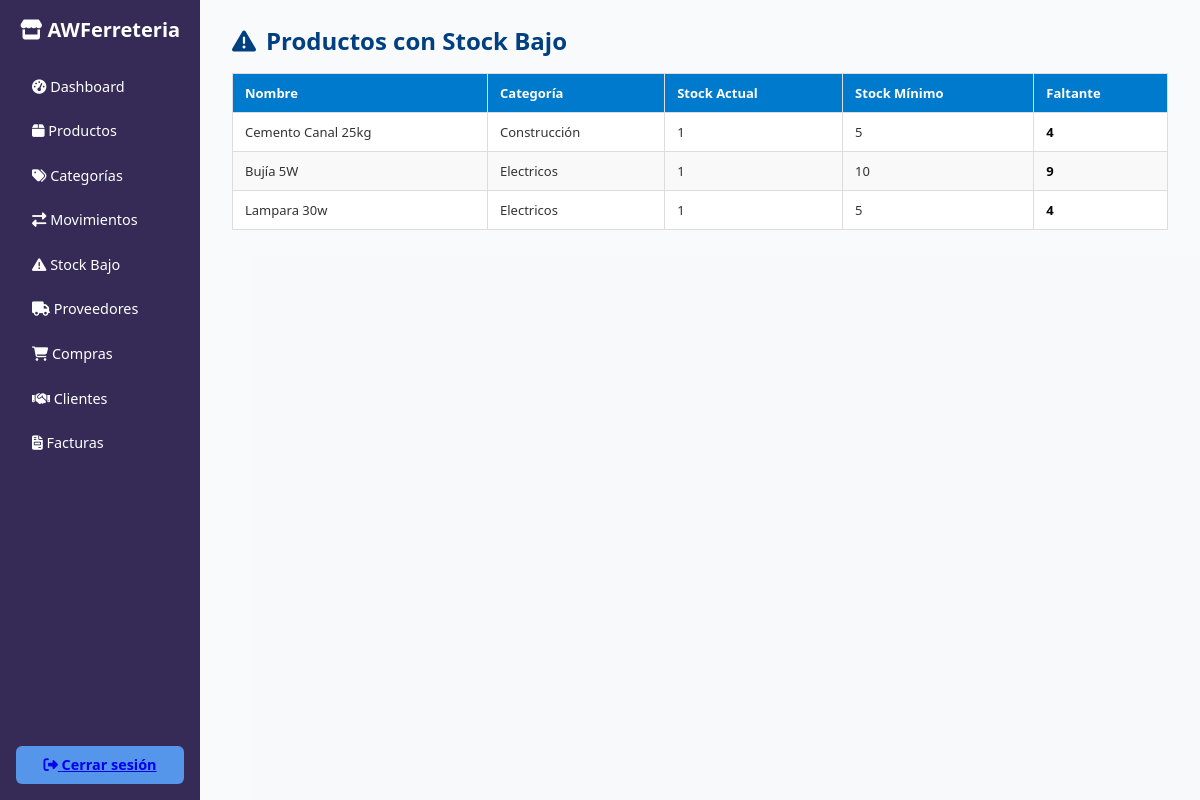
/inventario/stock_bajo.php (signed in), run on an earlier commit of the app's database.
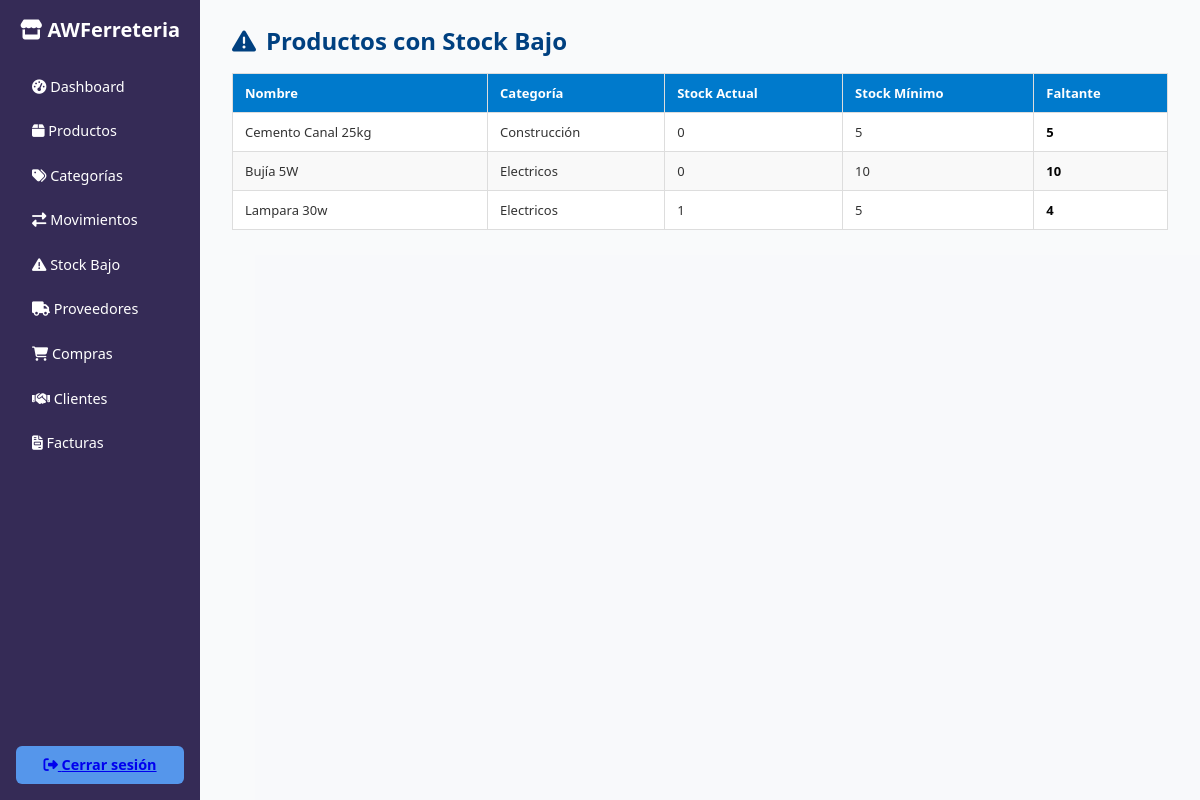
And on a later commit of the database.
### tables this page shows
CREATE TABLE `productos` (
  `idproducto` int(11) NOT NULL,
  `nombre` varchar(150) NOT NULL,
  `idcategoria` int(11) NOT NULL,
  `descripcion` text DEFAULT NULL,
  `stock` int(11) DEFAULT 0,
  `stock_minimo` int(11) DEFAULT 5,
  `precio` decimal(10,2) NOT NULL,
  `activo` bit(1) DEFAULT b'1',
  `usuarioregistra` int(11) DEFAULT NULL,
  `fecharegistro` datetime DEFAULT current_timestamp(),
  `usuarioactualiza` int(11) DEFAULT NULL,
  `fechaactualizacion` datetime DEFAULT NULL
);

CREATE TABLE `categorias` (
  `idcategoria` int(11) NOT NULL,
  `nombre` varchar(100) NOT NULL,
  `activo` bit(1) DEFAULT b'1',
  `usuarioregistra` int(11) DEFAULT NULL,
  `fecharegistro` datetime DEFAULT current_timestamp(),
  `usuarioactualiza` int(11) DEFAULT NULL,
  `fechaactualizacion` datetime DEFAULT NULL
);

### inventario/stock_bajo.php (the view, shortened to what this page needs)
<?php
$conn = getConnection();
$result = $conn->query("SELECT p.*, c.nombre AS categoria FROM productos p LEFT JOIN categorias c ON p.idcategoria = c.idcategoria WHERE p.stock < p.stock_minimo AND p.activo = 1");
$alertas = $result ? $result->fetch_all(MYSQLI_ASSOC) : [];
?>
<!DOCTYPE html>
<html lang="es">
<head>
    <link rel="stylesheet" href="https://cdnjs.cloudflare.com/ajax/libs/font-awesome/6.4.0/css/all.min.css">
</head>
<body>
    <div class="container">
        <?php include('../includes/sidebar_inventario.php'); ?>
        <main class="main-content">
            <h3><i class="fas fa-exclamation-triangle"></i> Productos con Stock Bajo</h3>
            <?php if (empty($alertas)): ?>
                <div class="alert-info">
                    <i class="fas fa-info-circle"></i>
                    <span>No hay alertas de stock bajo en este momento.</span>
                </div>
            <?php else: ?>
                <table>
                    <thead>
                        <tr>
                            <th>Nombre</th>
                            <th>Categoría</th>
                            <th>Stock Actual</th>
                            <th>Stock Mínimo</th>
                            <th>Faltante</th>
                        </tr>
                    </thead>
                    <tbody>
                    <?php foreach ($alertas as $a):
                        $faltante = $a['stock_minimo'] - $a['stock'];
                    ?>
                        <tr>
                            <td><?= htmlspecialchars($a['nombre']) ?></td>
                            <td><?= htmlspecialchars($a['categoria']) ?></td>
                            <td><?= $a['stock'] ?></td>
                            <td><?= $a['stock_minimo'] ?></td>
                            <td style="color: <?= $faltante > $a['stock_minimo'] ? '#dc3545' : '#040404ff'; ?>; font-weight: bold;">
                                <?= $faltante ?>
                            </td>
                        </tr>
                    <?php endforeach; ?>
                    </tbody>
                </table>
            <?php endif; ?>
        </main>
    </div>
</body>
</html>

What changed in the data, as far as the page shows it:
changed productos "Cemento Canal 25kg": stock "1" → "0"; stock_minimo "4" → "5"
changed productos "Bujía 5W": stock "1" → "0"; stock_minimo "9" → "10"
